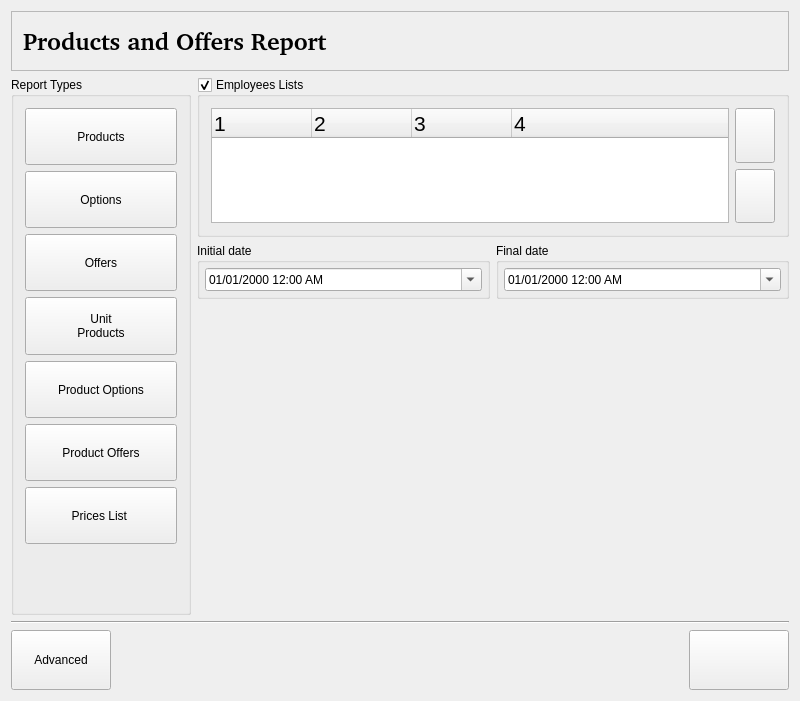
<?xml version="1.0" encoding="UTF-8"?>
<ui version="4.0">
 <class>ProdAndOfferReportWidgetBase</class>
 <widget class="QWidget" name="ProdAndOfferReportWidgetBase">
  <property name="geometry">
   <rect>
    <x>0</x>
    <y>0</y>
    <width>800</width>
    <height>701</height>
   </rect>
  </property>
  <property name="sizePolicy">
   <sizepolicy hsizetype="Expanding" vsizetype="Expanding">
    <horstretch>0</horstretch>
    <verstretch>0</verstretch>
   </sizepolicy>
  </property>
  <property name="minimumSize">
   <size>
    <width>800</width>
    <height>0</height>
   </size>
  </property>
  <property name="windowTitle">
   <string>Form1</string>
  </property>
  <layout class="QVBoxLayout">
   <property name="spacing">
    <number>0</number>
   </property>
   <property name="leftMargin">
    <number>0</number>
   </property>
   <property name="topMargin">
    <number>0</number>
   </property>
   <property name="rightMargin">
    <number>0</number>
   </property>
   <property name="bottomMargin">
    <number>0</number>
   </property>
   <item>
    <widget class="QStackedWidget" name="stack">
     <property name="sizePolicy">
      <sizepolicy hsizetype="Expanding" vsizetype="Expanding">
       <horstretch>0</horstretch>
       <verstretch>0</verstretch>
      </sizepolicy>
     </property>
     <property name="currentIndex">
      <number>0</number>
     </property>
     <widget class="QWidget" name="main_page">
      <property name="sizePolicy">
       <sizepolicy hsizetype="Expanding" vsizetype="Expanding">
        <horstretch>0</horstretch>
        <verstretch>0</verstretch>
       </sizepolicy>
      </property>
      <layout class="QVBoxLayout">
       <item>
        <widget class="QFrame" name="Frame3">
         <property name="sizePolicy">
          <sizepolicy hsizetype="Expanding" vsizetype="Preferred">
           <horstretch>0</horstretch>
           <verstretch>0</verstretch>
          </sizepolicy>
         </property>
         <property name="minimumSize">
          <size>
           <width>0</width>
           <height>60</height>
          </size>
         </property>
         <property name="frameShape">
          <enum>QFrame::Shape::StyledPanel</enum>
         </property>
         <property name="frameShadow">
          <enum>QFrame::Shadow::Raised</enum>
         </property>
         <property name="lineWidth">
          <number>2</number>
         </property>
         <layout class="QHBoxLayout">
          <property name="spacing">
           <number>6</number>
          </property>
          <property name="leftMargin">
           <number>11</number>
          </property>
          <property name="topMargin">
           <number>11</number>
          </property>
          <property name="rightMargin">
           <number>11</number>
          </property>
          <property name="bottomMargin">
           <number>11</number>
          </property>
          <item>
           <widget class="QLabel" name="title">
            <property name="font">
             <font>
              <family>Nimbus Sans l [Urw]</family>
              <pointsize>18</pointsize>
              <bold>true</bold>
             </font>
            </property>
            <property name="text">
             <string>Products and Offers Report</string>
            </property>
            <property name="wordWrap">
             <bool>false</bool>
            </property>
           </widget>
          </item>
          <item>
           <spacer name="Spacer3">
            <property name="orientation">
             <enum>Qt::Orientation::Horizontal</enum>
            </property>
            <property name="sizeType">
             <enum>QSizePolicy::Policy::Expanding</enum>
            </property>
            <property name="sizeHint" stdset="0">
             <size>
              <width>181</width>
              <height>0</height>
             </size>
            </property>
           </spacer>
          </item>
         </layout>
        </widget>
       </item>
       <item>
        <layout class="QHBoxLayout">
         <item>
          <widget class="QGroupBox" name="report_buttongroup">
           <property name="maximumSize">
            <size>
             <width>180</width>
             <height>32767</height>
            </size>
           </property>
           <property name="title">
            <string>Report Types</string>
           </property>
           <property name="exclusive" stdset="0">
            <bool>true</bool>
           </property>
           <layout class="QVBoxLayout">
            <item>
             <widget class="QPushButton" name="productos_button">
              <property name="sizePolicy">
               <sizepolicy hsizetype="Expanding" vsizetype="Expanding">
                <horstretch>0</horstretch>
                <verstretch>0</verstretch>
               </sizepolicy>
              </property>
              <property name="maximumSize">
               <size>
                <width>32767</width>
                <height>60</height>
               </size>
              </property>
              <property name="text">
               <string>Products</string>
              </property>
              <property name="icon">
               <iconset>
                <normaloff>image0</normaloff>image0</iconset>
              </property>
              <property name="checkable">
               <bool>true</bool>
              </property>
             </widget>
            </item>
            <item>
             <widget class="QPushButton" name="opciones_button">
              <property name="sizePolicy">
               <sizepolicy hsizetype="Expanding" vsizetype="Expanding">
                <horstretch>0</horstretch>
                <verstretch>0</verstretch>
               </sizepolicy>
              </property>
              <property name="maximumSize">
               <size>
                <width>32767</width>
                <height>60</height>
               </size>
              </property>
              <property name="text">
               <string>Options</string>
              </property>
              <property name="icon">
               <iconset>
                <normaloff>image1</normaloff>image1</iconset>
              </property>
              <property name="checkable">
               <bool>true</bool>
              </property>
             </widget>
            </item>
            <item>
             <widget class="QPushButton" name="ofertas_button">
              <property name="sizePolicy">
               <sizepolicy hsizetype="Expanding" vsizetype="Expanding">
                <horstretch>0</horstretch>
                <verstretch>0</verstretch>
               </sizepolicy>
              </property>
              <property name="maximumSize">
               <size>
                <width>32767</width>
                <height>60</height>
               </size>
              </property>
              <property name="text">
               <string>Offers</string>
              </property>
              <property name="icon">
               <iconset>
                <normaloff>image1</normaloff>image1</iconset>
              </property>
              <property name="checkable">
               <bool>true</bool>
              </property>
             </widget>
            </item>
            <item>
             <widget class="QPushButton" name="prod_unitarios_button">
              <property name="sizePolicy">
               <sizepolicy hsizetype="Expanding" vsizetype="Expanding">
                <horstretch>0</horstretch>
                <verstretch>0</verstretch>
               </sizepolicy>
              </property>
              <property name="maximumSize">
               <size>
                <width>32767</width>
                <height>60</height>
               </size>
              </property>
              <property name="text">
               <string>Unit
Products</string>
              </property>
              <property name="icon">
               <iconset>
                <normaloff>image2</normaloff>image2</iconset>
              </property>
              <property name="checkable">
               <bool>true</bool>
              </property>
             </widget>
            </item>
            <item>
             <widget class="QPushButton" name="opciones_prod_unitarios_button">
              <property name="sizePolicy">
               <sizepolicy hsizetype="Expanding" vsizetype="Expanding">
                <horstretch>0</horstretch>
                <verstretch>0</verstretch>
               </sizepolicy>
              </property>
              <property name="maximumSize">
               <size>
                <width>32767</width>
                <height>60</height>
               </size>
              </property>
              <property name="text">
               <string>Product Options</string>
              </property>
              <property name="icon">
               <iconset>
                <normaloff>image1</normaloff>image1</iconset>
              </property>
              <property name="checkable">
               <bool>true</bool>
              </property>
             </widget>
            </item>
            <item>
             <widget class="QPushButton" name="ofertas_prod_unitarios_button">
              <property name="sizePolicy">
               <sizepolicy hsizetype="Expanding" vsizetype="Expanding">
                <horstretch>0</horstretch>
                <verstretch>0</verstretch>
               </sizepolicy>
              </property>
              <property name="maximumSize">
               <size>
                <width>32767</width>
                <height>60</height>
               </size>
              </property>
              <property name="text">
               <string>Product Offers</string>
              </property>
              <property name="icon">
               <iconset>
                <normaloff>image1</normaloff>image1</iconset>
              </property>
              <property name="checkable">
               <bool>true</bool>
              </property>
             </widget>
            </item>
            <item>
             <widget class="QPushButton" name="precios_button">
              <property name="sizePolicy">
               <sizepolicy hsizetype="Expanding" vsizetype="Expanding">
                <horstretch>0</horstretch>
                <verstretch>0</verstretch>
               </sizepolicy>
              </property>
              <property name="maximumSize">
               <size>
                <width>32767</width>
                <height>60</height>
               </size>
              </property>
              <property name="text">
               <string>Prices List </string>
              </property>
              <property name="icon">
               <iconset>
                <normaloff>image3</normaloff>image3</iconset>
              </property>
              <property name="checkable">
               <bool>true</bool>
              </property>
             </widget>
            </item>
            <item>
             <spacer name="spacer1">
              <property name="orientation">
               <enum>Qt::Orientation::Vertical</enum>
              </property>
              <property name="sizeType">
               <enum>QSizePolicy::Policy::Expanding</enum>
              </property>
              <property name="sizeHint" stdset="0">
               <size>
                <width>20</width>
                <height>50</height>
               </size>
              </property>
             </spacer>
            </item>
           </layout>
          </widget>
         </item>
         <item>
          <layout class="QVBoxLayout">
           <item>
            <widget class="QGroupBox" name="employee_groupbox">
             <property name="sizePolicy">
              <sizepolicy hsizetype="Expanding" vsizetype="Expanding">
               <horstretch>0</horstretch>
               <verstretch>1</verstretch>
              </sizepolicy>
             </property>
             <property name="maximumSize">
              <size>
               <width>32767</width>
               <height>160</height>
              </size>
             </property>
             <property name="title">
              <string>Employees Lists</string>
             </property>
             <property name="checkable">
              <bool>true</bool>
             </property>
             <layout class="QHBoxLayout">
              <item>
               <widget class="QTreeWidget" name="employee_listview">
                <property name="sizePolicy">
                 <sizepolicy hsizetype="Expanding" vsizetype="Expanding">
                  <horstretch>0</horstretch>
                  <verstretch>1</verstretch>
                 </sizepolicy>
                </property>
                <property name="font">
                 <font>
                  <pointsize>16</pointsize>
                 </font>
                </property>
                <property name="columnCount">
                 <number>4</number>
                </property>
                <column>
                 <property name="text">
                  <string notr="true">1</string>
                 </property>
                </column>
                <column>
                 <property name="text">
                  <string notr="true">2</string>
                 </property>
                </column>
                <column>
                 <property name="text">
                  <string notr="true">3</string>
                 </property>
                </column>
                <column>
                 <property name="text">
                  <string notr="true">4</string>
                 </property>
                </column>
               </widget>
              </item>
              <item>
               <layout class="QVBoxLayout">
                <item>
                 <widget class="QPushButton" name="up_employee_button">
                  <property name="sizePolicy">
                   <sizepolicy hsizetype="Minimum" vsizetype="Preferred">
                    <horstretch>0</horstretch>
                    <verstretch>0</verstretch>
                   </sizepolicy>
                  </property>
                  <property name="text">
                   <string/>
                  </property>
                 </widget>
                </item>
                <item>
                 <widget class="QPushButton" name="down_employee_button">
                  <property name="sizePolicy">
                   <sizepolicy hsizetype="Minimum" vsizetype="Preferred">
                    <horstretch>0</horstretch>
                    <verstretch>0</verstretch>
                   </sizepolicy>
                  </property>
                  <property name="text">
                   <string/>
                  </property>
                 </widget>
                </item>
               </layout>
              </item>
             </layout>
            </widget>
           </item>
           <item>
            <layout class="QHBoxLayout">
             <item>
              <widget class="QGroupBox" name="init_date_groupbox">
               <property name="sizePolicy">
                <sizepolicy hsizetype="Expanding" vsizetype="Fixed">
                 <horstretch>0</horstretch>
                 <verstretch>0</verstretch>
                </sizepolicy>
               </property>
               <property name="title">
                <string>Initial date</string>
               </property>
               <layout class="QVBoxLayout">
                <property name="spacing">
                 <number>0</number>
                </property>
                <property name="leftMargin">
                 <number>5</number>
                </property>
                <property name="topMargin">
                 <number>5</number>
                </property>
                <property name="rightMargin">
                 <number>5</number>
                </property>
                <property name="bottomMargin">
                 <number>5</number>
                </property>
                <item>
                 <widget class="QDateTimeEdit" name="init_datepicker">
                  <property name="sizePolicy">
                   <sizepolicy hsizetype="Expanding" vsizetype="Preferred">
                    <horstretch>0</horstretch>
                    <verstretch>0</verstretch>
                   </sizepolicy>
                  </property>
                  <property name="displayFormat">
                   <string>MM/dd/yyyy h:mm AP</string>
                  </property>
                  <property name="calendarPopup">
                   <bool>true</bool>
                  </property>
                 </widget>
                </item>
               </layout>
              </widget>
             </item>
             <item>
              <widget class="QGroupBox" name="end_date_groupbox">
               <property name="sizePolicy">
                <sizepolicy hsizetype="Expanding" vsizetype="Fixed">
                 <horstretch>0</horstretch>
                 <verstretch>0</verstretch>
                </sizepolicy>
               </property>
               <property name="title">
                <string>Final date</string>
               </property>
               <layout class="QVBoxLayout">
                <property name="spacing">
                 <number>0</number>
                </property>
                <property name="leftMargin">
                 <number>5</number>
                </property>
                <property name="topMargin">
                 <number>5</number>
                </property>
                <property name="rightMargin">
                 <number>5</number>
                </property>
                <property name="bottomMargin">
                 <number>5</number>
                </property>
                <item>
                 <widget class="QDateTimeEdit" name="end_datepicker">
                  <property name="sizePolicy">
                   <sizepolicy hsizetype="Expanding" vsizetype="Preferred">
                    <horstretch>0</horstretch>
                    <verstretch>0</verstretch>
                   </sizepolicy>
                  </property>
                  <property name="displayFormat">
                   <string>MM/dd/yyyy h:mm AP</string>
                  </property>
                  <property name="calendarPopup">
                   <bool>true</bool>
                  </property>
                 </widget>
                </item>
               </layout>
              </widget>
             </item>
            </layout>
           </item>
           <item>
            <spacer name="spacer30">
             <property name="orientation">
              <enum>Qt::Orientation::Vertical</enum>
             </property>
             <property name="sizeType">
              <enum>QSizePolicy::Policy::Expanding</enum>
             </property>
             <property name="sizeHint" stdset="0">
              <size>
               <width>20</width>
               <height>0</height>
              </size>
             </property>
            </spacer>
           </item>
          </layout>
         </item>
        </layout>
       </item>
       <item>
        <widget class="Line" name="line3">
         <property name="sizePolicy">
          <sizepolicy hsizetype="Expanding" vsizetype="Fixed">
           <horstretch>0</horstretch>
           <verstretch>0</verstretch>
          </sizepolicy>
         </property>
         <property name="frameShape">
          <enum>QFrame::Shape::HLine</enum>
         </property>
         <property name="frameShadow">
          <enum>QFrame::Shadow::Sunken</enum>
         </property>
        </widget>
       </item>
       <item>
        <layout class="QHBoxLayout">
         <item>
          <widget class="QPushButton" name="advanced_button">
           <property name="minimumSize">
            <size>
             <width>100</width>
             <height>60</height>
            </size>
           </property>
           <property name="text">
            <string>Advanced</string>
           </property>
           <property name="icon">
            <iconset>
             <normaloff>image6</normaloff>image6</iconset>
           </property>
           <property name="checkable">
            <bool>true</bool>
           </property>
           <property name="autoRepeat">
            <bool>false</bool>
           </property>
          </widget>
         </item>
         <item>
          <spacer name="spacer38">
           <property name="orientation">
            <enum>Qt::Orientation::Horizontal</enum>
           </property>
           <property name="sizeType">
            <enum>QSizePolicy::Policy::Expanding</enum>
           </property>
           <property name="sizeHint" stdset="0">
            <size>
             <width>298</width>
             <height>20</height>
            </size>
           </property>
          </spacer>
         </item>
         <item>
          <widget class="QPushButton" name="ok_button">
           <property name="enabled">
            <bool>true</bool>
           </property>
           <property name="minimumSize">
            <size>
             <width>100</width>
             <height>60</height>
            </size>
           </property>
           <property name="text">
            <string/>
           </property>
          </widget>
         </item>
        </layout>
       </item>
      </layout>
     </widget>
     <widget class="QWidget" name="progress_page">
      <property name="sizePolicy">
       <sizepolicy hsizetype="Expanding" vsizetype="Preferred">
        <horstretch>0</horstretch>
        <verstretch>0</verstretch>
       </sizepolicy>
      </property>
      <layout class="QVBoxLayout">
       <property name="spacing">
        <number>4</number>
       </property>
       <property name="leftMargin">
        <number>4</number>
       </property>
       <property name="topMargin">
        <number>4</number>
       </property>
       <property name="rightMargin">
        <number>4</number>
       </property>
       <property name="bottomMargin">
        <number>4</number>
       </property>
       <item>
        <widget class="QFrame" name="Frame3_2">
         <property name="sizePolicy">
          <sizepolicy hsizetype="Expanding" vsizetype="Preferred">
           <horstretch>0</horstretch>
           <verstretch>0</verstretch>
          </sizepolicy>
         </property>
         <property name="minimumSize">
          <size>
           <width>0</width>
           <height>60</height>
          </size>
         </property>
         <property name="frameShape">
          <enum>QFrame::Shape::StyledPanel</enum>
         </property>
         <property name="frameShadow">
          <enum>QFrame::Shadow::Raised</enum>
         </property>
         <property name="lineWidth">
          <number>2</number>
         </property>
         <layout class="QHBoxLayout">
          <property name="spacing">
           <number>6</number>
          </property>
          <property name="leftMargin">
           <number>11</number>
          </property>
          <property name="topMargin">
           <number>11</number>
          </property>
          <property name="rightMargin">
           <number>11</number>
          </property>
          <property name="bottomMargin">
           <number>11</number>
          </property>
          <item>
           <widget class="QLabel" name="title_generacion">
            <property name="font">
             <font>
              <family>Nimbus Sans l [Urw]</family>
              <pointsize>18</pointsize>
              <bold>true</bold>
             </font>
            </property>
            <property name="text">
             <string>Generating Report</string>
            </property>
            <property name="wordWrap">
             <bool>false</bool>
            </property>
           </widget>
          </item>
          <item>
           <spacer name="Spacer3_2">
            <property name="orientation">
             <enum>Qt::Orientation::Horizontal</enum>
            </property>
            <property name="sizeType">
             <enum>QSizePolicy::Policy::Expanding</enum>
            </property>
            <property name="sizeHint" stdset="0">
             <size>
              <width>181</width>
              <height>0</height>
             </size>
            </property>
           </spacer>
          </item>
         </layout>
        </widget>
       </item>
       <item>
        <spacer name="spacer48">
         <property name="orientation">
          <enum>Qt::Orientation::Vertical</enum>
         </property>
         <property name="sizeType">
          <enum>QSizePolicy::Policy::Fixed</enum>
         </property>
         <property name="sizeHint" stdset="0">
          <size>
           <width>20</width>
           <height>61</height>
          </size>
         </property>
        </spacer>
       </item>
       <item>
        <layout class="QHBoxLayout">
         <item>
          <spacer name="spacer49">
           <property name="orientation">
            <enum>Qt::Orientation::Horizontal</enum>
           </property>
           <property name="sizeType">
            <enum>QSizePolicy::Policy::Expanding</enum>
           </property>
           <property name="sizeHint" stdset="0">
            <size>
             <width>101</width>
             <height>20</height>
            </size>
           </property>
          </spacer>
         </item>
         <item>
          <layout class="QVBoxLayout">
           <item>
            <widget class="QLabel" name="textLabel2">
             <property name="text">
              <string>Reports are being generated
This operation can take a few minutes.</string>
             </property>
             <property name="alignment">
              <set>Qt::AlignmentFlag::AlignCenter</set>
             </property>
             <property name="wordWrap">
              <bool>false</bool>
             </property>
            </widget>
           </item>
           <item>
            <layout class="QHBoxLayout"/>
           </item>
           <item>
            <widget class="QProgressBar" name="progress_bar">
             <property name="minimumSize">
              <size>
               <width>400</width>
               <height>0</height>
              </size>
             </property>
            </widget>
           </item>
          </layout>
         </item>
         <item>
          <spacer name="spacer50">
           <property name="orientation">
            <enum>Qt::Orientation::Horizontal</enum>
           </property>
           <property name="sizeType">
            <enum>QSizePolicy::Policy::Expanding</enum>
           </property>
           <property name="sizeHint" stdset="0">
            <size>
             <width>91</width>
             <height>20</height>
            </size>
           </property>
          </spacer>
         </item>
        </layout>
       </item>
       <item>
        <spacer name="spacer51">
         <property name="orientation">
          <enum>Qt::Orientation::Vertical</enum>
         </property>
         <property name="sizeType">
          <enum>QSizePolicy::Policy::Expanding</enum>
         </property>
         <property name="sizeHint" stdset="0">
          <size>
           <width>20</width>
           <height>431</height>
          </size>
         </property>
        </spacer>
       </item>
      </layout>
     </widget>
     <widget class="QWidget" name="view_page">
      <property name="sizePolicy">
       <sizepolicy hsizetype="Expanding" vsizetype="Preferred">
        <horstretch>0</horstretch>
        <verstretch>0</verstretch>
       </sizepolicy>
      </property>
      <layout class="QVBoxLayout">
       <item>
        <widget class="QFrame" name="kghostview_frame">
         <property name="sizePolicy">
          <sizepolicy hsizetype="Expanding" vsizetype="Expanding">
           <horstretch>0</horstretch>
           <verstretch>0</verstretch>
          </sizepolicy>
         </property>
         <property name="minimumSize">
          <size>
           <width>0</width>
           <height>600</height>
          </size>
         </property>
         <property name="frameShape">
          <enum>QFrame::Shape::NoFrame</enum>
         </property>
         <property name="frameShadow">
          <enum>QFrame::Shadow::Plain</enum>
         </property>
        </widget>
       </item>
       <item>
        <widget class="Line" name="line8">
         <property name="frameShape">
          <enum>QFrame::Shape::HLine</enum>
         </property>
         <property name="frameShadow">
          <enum>QFrame::Shadow::Sunken</enum>
         </property>
        </widget>
       </item>
       <item>
        <layout class="QHBoxLayout">
         <item>
          <widget class="QPushButton" name="start_gv_button">
           <property name="sizePolicy">
            <sizepolicy hsizetype="Minimum" vsizetype="Expanding">
             <horstretch>0</horstretch>
             <verstretch>0</verstretch>
            </sizepolicy>
           </property>
           <property name="minimumSize">
            <size>
             <width>60</width>
             <height>60</height>
            </size>
           </property>
           <property name="maximumSize">
            <size>
             <width>60</width>
             <height>60</height>
            </size>
           </property>
           <property name="text">
            <string/>
           </property>
          </widget>
         </item>
         <item>
          <widget class="QPushButton" name="prev_gv_button">
           <property name="sizePolicy">
            <sizepolicy hsizetype="Minimum" vsizetype="Expanding">
             <horstretch>0</horstretch>
             <verstretch>0</verstretch>
            </sizepolicy>
           </property>
           <property name="minimumSize">
            <size>
             <width>60</width>
             <height>60</height>
            </size>
           </property>
           <property name="maximumSize">
            <size>
             <width>60</width>
             <height>60</height>
            </size>
           </property>
           <property name="text">
            <string/>
           </property>
          </widget>
         </item>
         <item>
          <widget class="QPushButton" name="down_gv_button">
           <property name="sizePolicy">
            <sizepolicy hsizetype="Minimum" vsizetype="Expanding">
             <horstretch>0</horstretch>
             <verstretch>0</verstretch>
            </sizepolicy>
           </property>
           <property name="minimumSize">
            <size>
             <width>60</width>
             <height>60</height>
            </size>
           </property>
           <property name="maximumSize">
            <size>
             <width>60</width>
             <height>60</height>
            </size>
           </property>
           <property name="text">
            <string/>
           </property>
           <property name="autoRepeat">
            <bool>true</bool>
           </property>
          </widget>
         </item>
         <item>
          <widget class="QPushButton" name="zoomin_gv_button">
           <property name="sizePolicy">
            <sizepolicy hsizetype="Minimum" vsizetype="Expanding">
             <horstretch>0</horstretch>
             <verstretch>0</verstretch>
            </sizepolicy>
           </property>
           <property name="minimumSize">
            <size>
             <width>60</width>
             <height>60</height>
            </size>
           </property>
           <property name="maximumSize">
            <size>
             <width>60</width>
             <height>60</height>
            </size>
           </property>
           <property name="text">
            <string/>
           </property>
           <property name="autoRepeat">
            <bool>false</bool>
           </property>
          </widget>
         </item>
         <item>
          <widget class="QPushButton" name="zoomout_gv_button">
           <property name="sizePolicy">
            <sizepolicy hsizetype="Minimum" vsizetype="Expanding">
             <horstretch>0</horstretch>
             <verstretch>0</verstretch>
            </sizepolicy>
           </property>
           <property name="minimumSize">
            <size>
             <width>60</width>
             <height>60</height>
            </size>
           </property>
           <property name="maximumSize">
            <size>
             <width>60</width>
             <height>60</height>
            </size>
           </property>
           <property name="text">
            <string/>
           </property>
           <property name="autoRepeat">
            <bool>false</bool>
           </property>
          </widget>
         </item>
         <item>
          <widget class="QPushButton" name="up_gv_button">
           <property name="sizePolicy">
            <sizepolicy hsizetype="Minimum" vsizetype="Expanding">
             <horstretch>0</horstretch>
             <verstretch>0</verstretch>
            </sizepolicy>
           </property>
           <property name="minimumSize">
            <size>
             <width>60</width>
             <height>60</height>
            </size>
           </property>
           <property name="maximumSize">
            <size>
             <width>60</width>
             <height>60</height>
            </size>
           </property>
           <property name="text">
            <string/>
           </property>
           <property name="autoRepeat">
            <bool>true</bool>
           </property>
          </widget>
         </item>
         <item>
          <widget class="QPushButton" name="next_gv_button">
           <property name="sizePolicy">
            <sizepolicy hsizetype="Minimum" vsizetype="Expanding">
             <horstretch>0</horstretch>
             <verstretch>0</verstretch>
            </sizepolicy>
           </property>
           <property name="minimumSize">
            <size>
             <width>60</width>
             <height>60</height>
            </size>
           </property>
           <property name="maximumSize">
            <size>
             <width>60</width>
             <height>60</height>
            </size>
           </property>
           <property name="text">
            <string/>
           </property>
          </widget>
         </item>
         <item>
          <widget class="QPushButton" name="last_gv_button">
           <property name="sizePolicy">
            <sizepolicy hsizetype="Minimum" vsizetype="Minimum">
             <horstretch>0</horstretch>
             <verstretch>0</verstretch>
            </sizepolicy>
           </property>
           <property name="minimumSize">
            <size>
             <width>60</width>
             <height>60</height>
            </size>
           </property>
           <property name="maximumSize">
            <size>
             <width>60</width>
             <height>60</height>
            </size>
           </property>
           <property name="text">
            <string/>
           </property>
          </widget>
         </item>
         <item>
          <spacer name="spacer59">
           <property name="orientation">
            <enum>Qt::Orientation::Horizontal</enum>
           </property>
           <property name="sizeType">
            <enum>QSizePolicy::Policy::Expanding</enum>
           </property>
           <property name="sizeHint" stdset="0">
            <size>
             <width>37</width>
             <height>20</height>
            </size>
           </property>
          </spacer>
         </item>
         <item>
          <widget class="QPushButton" name="save_report_button">
           <property name="sizePolicy">
            <sizepolicy hsizetype="Minimum" vsizetype="Expanding">
             <horstretch>0</horstretch>
             <verstretch>0</verstretch>
            </sizepolicy>
           </property>
           <property name="minimumSize">
            <size>
             <width>100</width>
             <height>60</height>
            </size>
           </property>
           <property name="maximumSize">
            <size>
             <width>100</width>
             <height>60</height>
            </size>
           </property>
           <property name="text">
            <string>Save</string>
           </property>
           <property name="icon">
            <iconset>
             <normaloff>image14</normaloff>image14</iconset>
           </property>
          </widget>
         </item>
         <item>
          <widget class="QPushButton" name="exit_button">
           <property name="sizePolicy">
            <sizepolicy hsizetype="Minimum" vsizetype="Expanding">
             <horstretch>0</horstretch>
             <verstretch>0</verstretch>
            </sizepolicy>
           </property>
           <property name="minimumSize">
            <size>
             <width>100</width>
             <height>60</height>
            </size>
           </property>
           <property name="maximumSize">
            <size>
             <width>100</width>
             <height>60</height>
            </size>
           </property>
           <property name="text">
            <string>Quit</string>
           </property>
           <property name="icon">
            <iconset>
             <normaloff>image15</normaloff>image15</iconset>
           </property>
          </widget>
         </item>
        </layout>
       </item>
      </layout>
     </widget>
     <widget class="QWidget" name="error_page">
      <property name="sizePolicy">
       <sizepolicy hsizetype="Expanding" vsizetype="Preferred">
        <horstretch>0</horstretch>
        <verstretch>0</verstretch>
       </sizepolicy>
      </property>
      <layout class="QVBoxLayout">
       <item>
        <spacer name="spacer48_2">
         <property name="orientation">
          <enum>Qt::Orientation::Vertical</enum>
         </property>
         <property name="sizeType">
          <enum>QSizePolicy::Policy::Fixed</enum>
         </property>
         <property name="sizeHint" stdset="0">
          <size>
           <width>20</width>
           <height>230</height>
          </size>
         </property>
        </spacer>
       </item>
       <item>
        <layout class="QHBoxLayout">
         <item>
          <spacer name="spacer49_2">
           <property name="orientation">
            <enum>Qt::Orientation::Horizontal</enum>
           </property>
           <property name="sizeType">
            <enum>QSizePolicy::Policy::Expanding</enum>
           </property>
           <property name="sizeHint" stdset="0">
            <size>
             <width>101</width>
             <height>20</height>
            </size>
           </property>
          </spacer>
         </item>
         <item>
          <layout class="QVBoxLayout">
           <item>
            <widget class="QLabel" name="error_label">
             <property name="text">
              <string>Your wPOS installation does not have the Reports Module.
This module is necessary to be able to generate and view the reports.
Get in touch with Wiresens, if you are interested in acquiring it.</string>
             </property>
             <property name="alignment">
              <set>Qt::AlignmentFlag::AlignCenter</set>
             </property>
             <property name="wordWrap">
              <bool>false</bool>
             </property>
            </widget>
           </item>
           <item>
            <layout class="QHBoxLayout"/>
           </item>
          </layout>
         </item>
         <item>
          <spacer name="spacer50_2">
           <property name="orientation">
            <enum>Qt::Orientation::Horizontal</enum>
           </property>
           <property name="sizeType">
            <enum>QSizePolicy::Policy::Expanding</enum>
           </property>
           <property name="sizeHint" stdset="0">
            <size>
             <width>91</width>
             <height>20</height>
            </size>
           </property>
          </spacer>
         </item>
        </layout>
       </item>
       <item>
        <spacer name="spacer51_2">
         <property name="orientation">
          <enum>Qt::Orientation::Vertical</enum>
         </property>
         <property name="sizeType">
          <enum>QSizePolicy::Policy::Expanding</enum>
         </property>
         <property name="sizeHint" stdset="0">
          <size>
           <width>20</width>
           <height>468</height>
          </size>
         </property>
        </spacer>
       </item>
      </layout>
     </widget>
    </widget>
   </item>
  </layout>
 </widget>
 <layoutdefault spacing="6" margin="11"/>
 <resources/>
 <connections/>
</ui>
